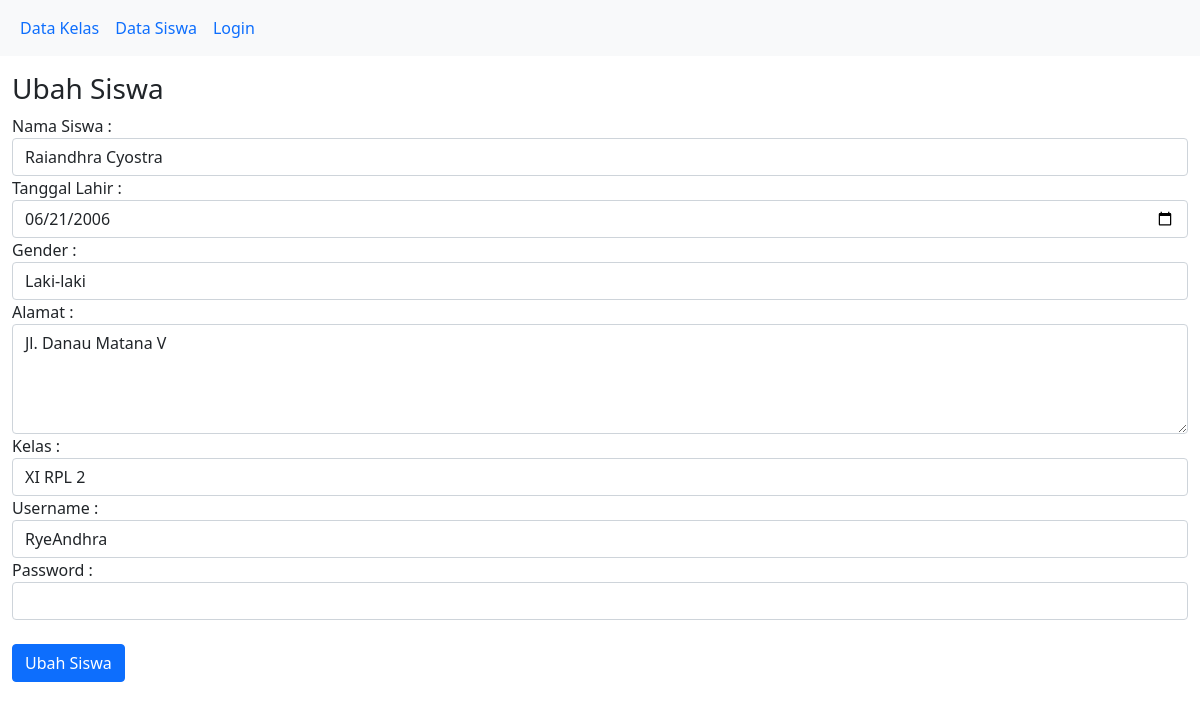
Page /ubah_siswa.php?id_siswa=2 on the committed database.
### tables this page shows
CREATE TABLE `siswa` (
  `id_siswa` int(11) NOT NULL,
  `nama_siswa` varchar(100) NOT NULL,
  `tanggal_lahir` date NOT NULL,
  `gender` enum('L','P') NOT NULL,
  `alamat` text NOT NULL,
  `username` varchar(255) DEFAULT NULL,
  `password` varchar(255) DEFAULT NULL,
  `id_kelas` int(11) NOT NULL
);

### ubah_siswa.php (the view, shortened to what this page needs)
<!DOCTYPE html>
<?php include 'navbar.php' ?>
<html>
<head>
    <link href="https://cdn.jsdelivr.net/npm/bootstrap@5.0.1/dist/css/bootstrap.min.css" rel="stylesheet">
</head>
<body>
    <?php
    include "koneksi.php";
    $qry_get_siswa = mysqli_query($conn,"select * from siswa where id_siswa = '".$_GET['id_siswa']."'");
    $dt_siswa = mysqli_fetch_array($qry_get_siswa);
    ?>
    <div class="container-fluid mt-3">
        <h3>Ubah Siswa</h3>
        <form action="proses_ubah_siswa.php" method="post">
            Nama Siswa :
            <input type="text" name="nama_siswa" value=   "<?=$dt_siswa['nama_siswa']?>" class="form-control">
            Tanggal Lahir :
            <input type="date" name="tanggal_lahir" value="<?=$dt_siswa['tanggal_lahir']?>" class="form-control">
            Gender :
            <?php
            $arr_gender=array('L'=>'Laki-laki','P'=>'Perempuan');
            ?>
            <select name="gender" class="form-control">
                <?php foreach ($arr_gender as $key_gender => $val_gender):
                    if($key_gender==$dt_siswa['gender']) {
                        $selek="selected";
                    } else {
                        $selek = "";
                    }
                ?>
                <option value="<?=$key_gender?>" <?=$selek?>><?=$val_gender?></option>
                <?php endforeach ?>
            </select>
            Alamat :
            <textarea name="alamat" class="form-control" rows="4"><?=$dt_siswa['alamat']?></textarea>
            Kelas :
            <select name="id_kelas" class="form-control">
                <?php
                include "koneksi.php";
                $qry_kelas=mysqli_query($conn,"select * from kelas");
                while($data_kelas=mysqli_fetch_array($qry_kelas)) {
                    if($data_kelas['id_kelas']==$dt_siswa['id_kelas']) {
                        $selek="selected";
                    } else {
                        $selek="";
                    }
                    echo '<option value="'.$data_kelas['id_kelas'].'" '.$selek.'>'.$data_kelas['nama_kelas'].'</option>';
                }
                ?>
            </select>
            Username :
            <input type="text" name="username" value="<?=$dt_siswa['username']?>" class="form-control">
            Password :
            <input type="password" name="password" value="" class="form-control">
            <br>
            <input type="submit" name="simpan" value="Ubah Siswa" class="btn btn-primary">
        </form>
    </div>
</body>
</html>

### rows in the picture
siswa: nama_siswa "Raiandhra Cyostra", tanggal_lahir "06/21/2006", alamat "Jl. Danau Matana V", username "RyeAndhra"

### other values in the picture
form field gender "Laki-laki"
form field id_kelas "XI RPL 2"
